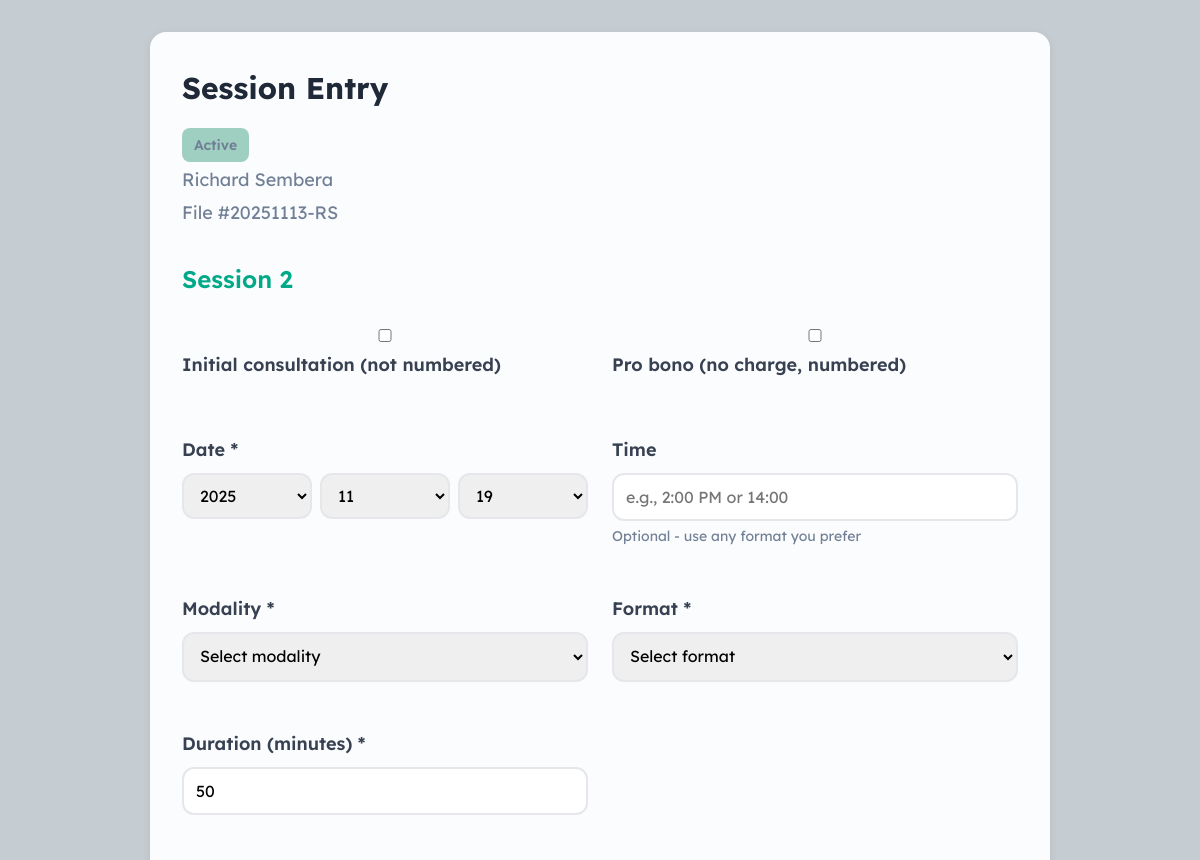
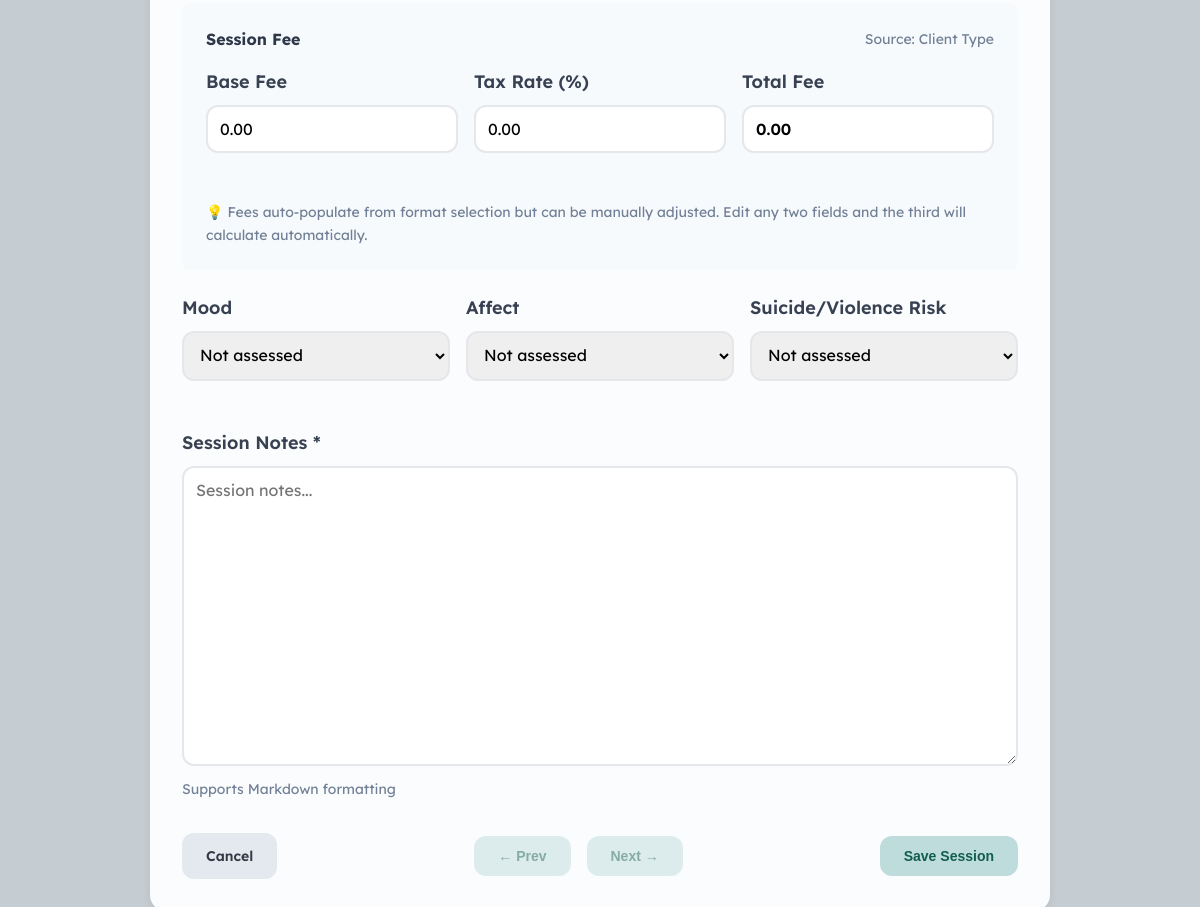
Page /client/1/session on the committed database (2 pictures, top to bottom).
### tables this page shows
CREATE TABLE "client_types" (
    id INTEGER PRIMARY KEY AUTOINCREMENT,
    name TEXT UNIQUE NOT NULL,
    color TEXT NOT NULL,
    color_name TEXT,
    bubble_color TEXT,
    retention_period INTEGER,
    is_system INTEGER DEFAULT 0,
    is_system_locked INTEGER DEFAULT 0,
    created_at INTEGER NOT NULL,
    modified_at INTEGER NOT NULL
);

CREATE TABLE clients (
                id INTEGER PRIMARY KEY AUTOINCREMENT,
                file_number TEXT UNIQUE NOT NULL,
                first_name TEXT NOT NULL,
                middle_name TEXT,
                last_name TEXT NOT NULL,
                type_id INTEGER NOT NULL,
                session_offset INTEGER DEFAULT 0,
                created_at INTEGER NOT NULL,
                modified_at INTEGER NOT NULL,
                is_deleted INTEGER DEFAULT 0,
                FOREIGN KEY (type_id) REFERENCES client_types(id)
            );

### web/app.py (the view, shortened to what this page needs)
@app.route('/client/<int:client_id>/session', methods=['GET', 'POST'])
def create_session(client_id):
    import time
    from datetime import datetime
    client = db.get_client(client_id)
    if not client:
        return "Client not found", 404
    client_type = db.get_client_type(client['type_id'])
    today_dt = datetime.now()
    today = today_dt.strftime('%Y-%m-%d')
    today_year = today_dt.year
    today_month = today_dt.month
    today_day = today_dt.day
    all_sessions = db.get_client_entries(client_id, 'session')
    dated_sessions = [s for s in all_sessions if s.get('session_date') and not s.get('is_consultation')]
    dated_sessions.sort(key=lambda s: (s['session_date'], s['id']))
    offset = client.get('session_offset', 0)
    today_timestamp = int(today_dt.replace(hour=0, minute=0, second=0, microsecond=0).timestamp())
    sessions_before_today = sum(1 for s in dated_sessions if s['session_date'] <= today_timestamp)
    preview_session_number = sessions_before_today + offset + 1
    prev_session_id = None
    next_session_id = None
    profile = db.get_profile_entry(client_id)
    profile_override = None
    if profile and profile.get('fee_override_total'):
        profile_override = {
            'base': profile['fee_override_base'],
            'tax': profile['fee_override_tax_rate'],
            'total': profile['fee_override_total']
        }
    profile = db.get_profile_entry(client_id)
    profile_fees = {
        'base': profile.get('fee_override_base') or 0,
        'tax': profile.get('fee_override_tax_rate') or 0,
        'total': profile.get('fee_override_total') or 0,
        'duration': profile.get('default_session_duration') or 50  # Default to 50 if not set
    }
    link_group_fees = {}  # Format: {'couples': {...}, 'family': {...}, 'group': {...}}
    conn = db.connect()
    conn.row_factory = sqlite3.Row
    cursor = conn.cursor()
    cursor.execute("""
        SELECT cl.group_id, cl.member_base_fee, cl.member_tax_rate, cl.member_total_fee, lg.format, lg.session_duration
        FROM client_links cl
        JOIN link_groups lg ON cl.group_id = lg.id
        WHERE cl.client_id_1 = ?
    """, (client_id,))
    for row in cursor.fetchall():
        format_type = row['format']
        if format_type:  # Only if format is set
            link_group_fees[format_type] = {
                'base': row['member_base_fee'] or 0,
                'tax': row['member_tax_rate'] or 0,
                'total': row['member_total_fee'] or 0,
                'duration': row['session_duration'] or 50
            }
    conn.close()
    return render_template('entry_forms/session.html',
                        client=client,
                        client_type=client_type,
                        profile_override=profile_override,
                        profile_fees=profile_fees,
                        link_group_fees=link_group_fees,
                        today=today,
                        today_year=today_year,
                        today_month=today_month,
                        today_day=today_day,
                        next_session_number=preview_session_number,
                        is_edit=False,
                        prev_session_id=prev_session_id,
                        next_session_id=next_session_id)

### core/database.py (called while the page is built)
    def connect(self):
        conn = sqlite3.connect(str(self.db_path), timeout=10.0)
        conn.execute('PRAGMA journal_mode=WAL')
        return conn

    def get_client_type(self, type_id: int) -> Optional[Dict[str, Any]]:
        conn = self.connect()
        conn.row_factory = sqlite3.Row
        cursor = conn.cursor()
        cursor.execute("SELECT * FROM client_types WHERE id = ?", (type_id,))
        row = cursor.fetchone()
        conn.close()
        return dict(row) if row else None

    def get_client(self, client_id: int) -> Optional[Dict[str, Any]]:
        conn = self.connect()
        conn.row_factory = sqlite3.Row
        cursor = conn.cursor()
        cursor.execute("SELECT * FROM clients WHERE id = ?", (client_id,))
        row = cursor.fetchone()
        conn.close()
        return dict(row) if row else None

    def get_profile_entry(self, client_id: int) -> Optional[Dict[str, Any]]:
        conn = self.connect()
        conn.row_factory = sqlite3.Row
        cursor = conn.cursor()
        cursor.execute("""
            SELECT * FROM entries
            WHERE client_id = ? AND class = 'profile'
            LIMIT 1
        """, (client_id,))
        row = cursor.fetchone()
        conn.close()
        return dict(row) if row else None

    def get_client_entries(self, client_id: int, entry_class: Optional[str] = None) -> List[Dict[str, Any]]:
        conn = self.connect()
        conn.row_factory = sqlite3.Row
        cursor = conn.cursor()
        if entry_class:
            cursor.execute(
                "SELECT * FROM entries WHERE client_id = ? AND class = ? ORDER BY created_at DESC",
                (client_id, entry_class)
            )
        else:
            cursor.execute(
                "SELECT * FROM entries WHERE client_id = ? ORDER BY created_at DESC",
                (client_id,)
            )
        rows = cursor.fetchall()
        conn.close()
        return [dict(row) for row in rows]

### web/templates/entry_forms/session.html (shortened to what this page needs)
{% extends "base.html" %}
{% block extra_css %}
<link rel="stylesheet" href="{{ url_for('static', filename='css/session.css') }}">
{% endblock %}
{% block content %}
<div class="card" style="max-width: 900px; margin: 0 auto;">
    <div style="display: flex; justify-content: space-between; align-items: start; margin-bottom: 2rem;">
        <div>
            <h2>Session Entry</h2>
            <div style="color: #718096;">
                <div style="margin-bottom: 0.25rem;">
                    <span class="type-badge" style="background-color: {{ client_type.color }}">
                        {{ client_type.name }}
                    </span>
                </div>
                <div style="margin-bottom: 0.25rem;">
                    {{ client.first_name }} {{ client.middle_name or '' }} {{ client.last_name }}
                </div>
                <div>
                    File #{{ client.file_number }}
                </div>
            </div>
        </div>
    </div>
    <form method="post">
        {% if not is_edit %}
        <div class="session-number-display" id="session-number-display">
            Session {{ next_session_number }}
        </div>
        {% else %}
        <div class="session-number-display" id="session-number-display">
            {{ session.description }}
        </div>
        {% endif %}
        <div class="form-row">
            <div class="form-group">
                <label class="checkbox-label">
                    <input type="checkbox" id="is_consultation" name="is_consultation" {% if is_edit and session.is_consultation %}checked{% endif %}>
                    <span>Initial consultation (not numbered)</span>
                </label>
            </div>
            <div class="form-group">
                <label class="checkbox-label">
                    <input type="checkbox" id="is_pro_bono" name="is_pro_bono" {% if is_edit and session.is_pro_bono %}checked{% endif %}>
                    <span>Pro bono (no charge, numbered)</span>
                </label>
            </div>
        </div>
        <div class="form-row">
            <div class="form-group">
                <label for="session_date">Date *</label>
                <div class="date-input-group">
                    <select id="year" name="year" required>
                        {% for year in range(2025, 2019, -1) %}
                        <option value="{{ year }}"
                                {% if is_edit and session_year == year %}selected
                                {% elif not is_edit and today[:4] == year|string %}selected{% endif %}>
                            {{ year }}
                        </option>
                        {% endfor %}
                    </select>
                    <select id="month" name="month" required>
                        {% for month in range(1, 13) %}
                        <option value="{{ month }}"
                                {% if is_edit and session_month == month %}selected
                                {% elif not is_edit and today[5:7] == '%02d'|format(month) %}selected{% endif %}>
                            {{ '%02d'|format(month) }}
                        </option>
                        {% endfor %}
                    </select>
                    <select id="day" name="day" required>
                        {% for day in range(1, 32) %}
                        <option value="{{ day }}"
                                {% if is_edit and session_day == day %}selected
                                {% elif not is_edit and today[8:10] == '%02d'|format(day) %}selected{% endif %}>
                            {{ '%02d'|format(day) }}
                        </option>
                        {% endfor %}
                    </select>
                </div>
            </div>
            <div class="form-group">
                <label for="session_time">Time</label>
                <input type="text" id="session_time" name="session_time"
                       value="{% if is_edit %}{{ session.session_time or '' }}{% endif %}"
                       placeholder="e.g., 2:00 PM or 14:00">
                <p class="help-text">Optional - use any format you prefer</p>
            </div>
        </div>
        <div class="form-row">
            <div class="form-group">
                <label for="modality">Modality *</label>
                <select id="modality" name="modality" required>
                    <option value="">Select modality</option>
                </select>
            </div>
            <div class="form-group">
                <label for="format">Format *</label>
                <select id="format" name="format" required>
                    <option value="">Select format</option>
                </select>
            </div>
        </div>
        <div class="form-row">
            <div class="form-group">
                <label for="duration">Duration (minutes) *</label>
                <input type="number" id="duration" name="duration"
                    value="{% if is_edit %}{{ session.duration }}{% else %}{{ client_type.session_duration or 50 }}{% endif %}" min="1" required>
            </div>
        </div>
        <div style="background: #F7FAFC; padding: 1.5rem; border-radius: 0.5rem; margin-bottom: 1.5rem;">
            <div style="display: flex; justify-content: space-between; align-items: center; margin-bottom: 1rem;">
                <h3 style="margin: 0; font-size: 1rem; color: #2D3748;">Session Fee</h3>
                <span id="fee-source" style="font-size: 0.875rem; color: #718096;">Source: Client Type</span>
            </div>
            <div class="form-row-thirds">
                <div class="form-group">
                    <label for="base_fee">Base Fee</label>
                    <input type="number" id="base_fee" name="base_fee" step="0.01"
                        value="{% if is_edit %}{{ '%.2f'|format(session.base_fee if session.base_fee is not none else 0) }}{% else %}{{ '%.2f'|format(default_base or 0) }}{% endif %}">
                </div>
                <div class="form-group">
                    <label for="tax_rate">Tax Rate (%)</label>
                    <input type="number" id="tax_rate" name="tax_rate" step="0.01"
                        value="{% if is_edit %}{{ '%.2f'|format(session.tax_rate if session.tax_rate is not none else 0) }}{% else %}{{ '%.2f'|format(default_tax_rate or 0) }}{% endif %}">
                </div>
                <div class="form-group">
                    <label for="fee">Total Fee</label>
                    <input type="number" id="fee" name="fee" step="0.01"
                        value="{% if is_edit %}{{ '%.2f'|format(session.fee if session.fee is not none else 0) }}{% else %}{{ '%.2f'|format(default_total or 0) }}{% endif %}"
                        style="font-weight: 600;">
                </div>
            </div>
            <p style="margin: 0.5rem 0 0 0; font-size: 0.875rem; color: #718096;">
                💡 Fees auto-populate from format selection but can be manually adjusted. Edit any two fields and the third will calculate automatically.
            </p>
        </div>
        <div class="form-row-thirds">
            <div class="form-group">
                <label for="mood">Mood</label>
                <select id="mood" name="mood">
                    <option value="">Not assessed</option>
                </select>
            </div>
            <div class="form-group">
                <label for="affect">Affect</label>
                <select id="affect" name="affect">
                    <option value="">Not assessed</option>
                </select>
            </div>
            <div class="form-group">
                <label for="risk_assessment">Suicide/Violence Risk</label>
                <select id="risk_assessment" name="risk_assessment">
                    <option value="">Not assessed</option>
                </select>
            </div>
        </div>
        <div class="form-row-full">
            <div class="form-group">
                <label for="content">Session Notes *</label>
                <textarea id="content" name="content" placeholder="Session notes..." required>{% if is_edit %}{{ session.content or '' }}{% endif %}</textarea>
                <p class="help-text">Supports Markdown formatting</p>
            </div>
        </div>
        <div style="display: flex; justify-content: space-between; align-items: center; margin-top: 2rem;">
            <a href="{{ url_for('client_file', client_id=client.id) }}" class="btn btn-secondary">Cancel</a>
            <div style="display: flex; gap: 1rem;">
                {% if prev_session_id %}
                <a href="{{ url_for('edit_session', client_id=client.id, entry_id=prev_session_id) }}" class="btn">← Prev</a>
                {% else %}
                <button disabled class="btn" style="opacity: 0.5; cursor: not-allowed;">← Prev</button>
                {% endif %}
                {% if next_session_id %}
                <a href="{{ url_for('edit_session', client_id=client.id, entry_id=next_session_id) }}" class="btn">Next →</a>
                {% else %}
                <button disabled class="btn" style="opacity: 0.5; cursor: not-allowed;">Next →</button>
                {% endif %}
            </div>
            {% if is_edit %}
            <button type="submit" class="btn">Save Edits</button>
            {% else %}
            <button type="submit" class="btn">Save Session</button>
            {% endif %}
        </div>
    </form>
</div>
{% endblock %}

### web/static/css/session.css (style rules this page uses)
.form-row { display: grid; grid-template-columns: 1fr 1fr; gap: 1.5rem; margin-bottom: 1.5rem; }
.form-row-full { margin-bottom: 1.5rem; }
.form-row-thirds { display: grid; grid-template-columns: 1fr 1fr 1fr; gap: 1rem; margin-bottom: 1.5rem; }
.date-input-group { display: flex; gap: 0.5rem; }
.date-input-group select { flex: 1; height: 46px; }
textarea { width: 100%; padding: 0.75rem; border: 2px solid #e2e8f0; border-radius: 0.5rem; font-size: 1rem; font-family: inherit; min-height: 300px; transition: border-color 0.2s; }
.help-text { font-size: 0.875rem; color: #718096; margin-top: 0.25rem; }
.session-number-display { font-size: 1.5rem; font-weight: 600; color: #00aa88; margin-bottom: 1.5rem; }
input[type="number"] { -moz-appearance: textfield; }

### rows in the picture
client_types: name "Active"
clients: first_name "Richard", last_name "Sembera", file_number "20251113-RS"

### other values in the picture
{{ next_session_number }} "2"
form field year "2025"
form field month "11"
form field day "19"
